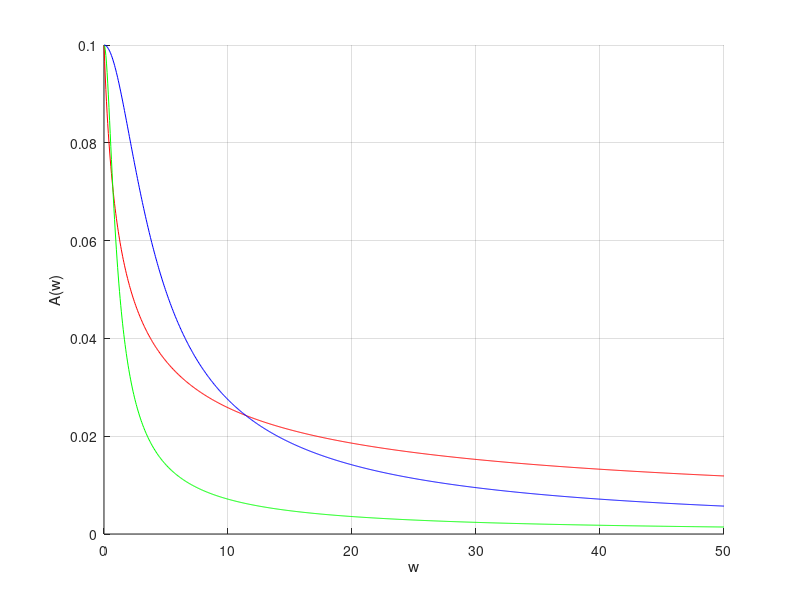
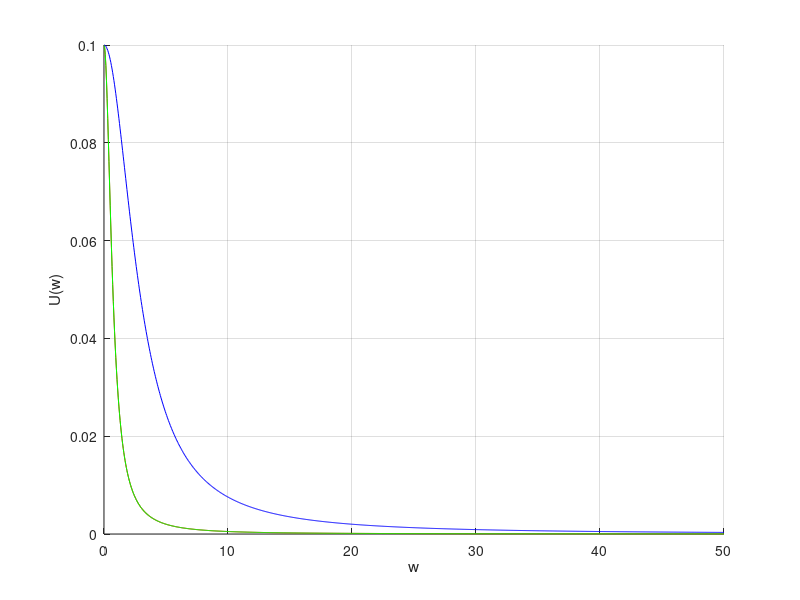
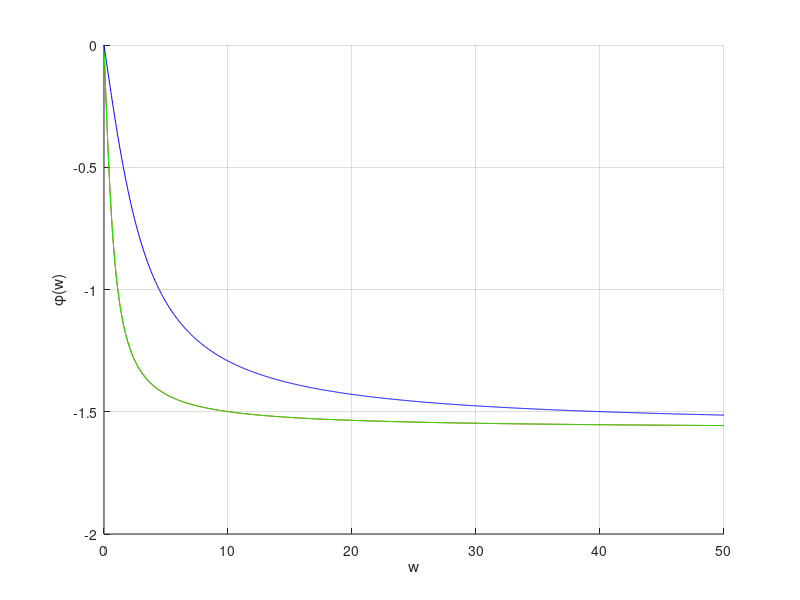
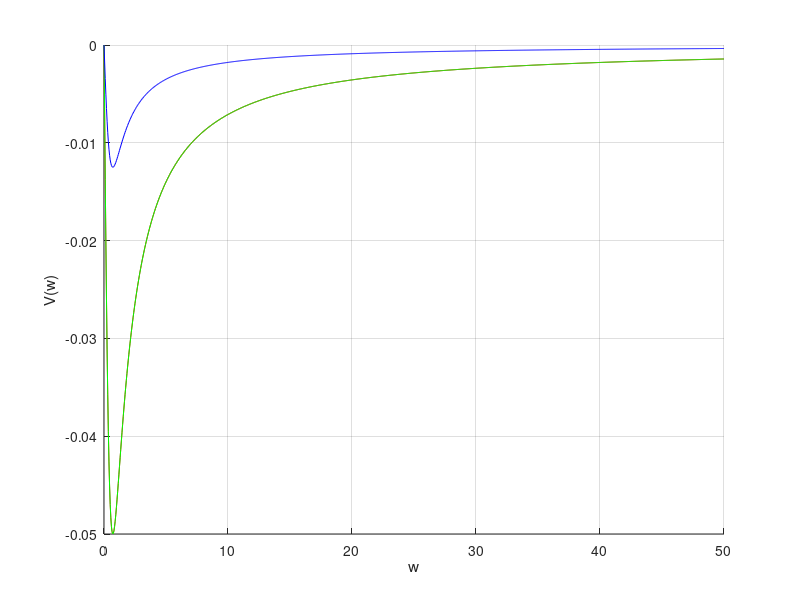

MATLAB code for these plots, in order: (Note: this script raises an error after producing the figures.)
close

k = 0.1;
T = 1.4;
T1 = T;
T2 = 0.35;
xi = 0.2;

W = 0:0.05:50;

H = @(s) 1 ./ T .* s + 1;

figure
hold on
grid on
xlabel('w')
ylabel('A(w)')
A = k ./ sqrt(T .* W + 1);
A1 = k ./ sqrt(T1 .* T1 .* W .* W + 1);
A2 = k ./ sqrt(T2 .* T2 .* W .* W + 1);
plot(W, A, 'r');
plot(W, A1, 'g');
plot(W, A2, 'b');
hold off

figure
hold on
grid on
xlabel('w')
ylabel('U(w)')
U = k ./ (T .* T .* W .* W + 1);
U1 = k ./ (T1 .* T1 .* W .* W + 1);
U2 = k ./ (T2 .* T2 .* W .* W + 1);
plot(W, U, 'r')
plot(W, U1, 'g')
plot(W, U2, 'b')
hold off

figure
hold on
grid on
xlabel('w')
ylabel('\phi(w)')
PHI = -atan(T .* W);
PHI1 = -atan(T1 .* W);
PHI2 = -atan(T2 .* W);
plot(W, PHI, 'r')
plot(W, PHI1, 'g')
plot(W, PHI2, 'b')
hold off

figure
hold on
grid on
xlabel('w')
ylabel('V(w)')
V = -k .* T .* W ./ (T .* T .* W .* W + 1);
V1 = -k .* T1 .* W ./ (T1 .* T1 .* W .* W + 1);
V2 = -k .* T2 .* W ./ (T1 .* T1 .* W .* W + 1);
plot(W, V, 'r')
plot(W, V1, 'g')
plot(W, V2, 'b')
hold off

figure
hold on
grid on
xlabel('w')
ylabel('L(w)')
L = 20 * log10(A);
L1 = 20 * log10(A1);
L2 = 20 * log10(A2);
plot(W, L, 'r')
plot(W, L1, 'g')
plot(W, L2, 'b')
hold off

%----------

close all

sys = tf([k], [T 1]);
ltiview(sys)
figure
impulse(sys)
figure
nyquist(sys)